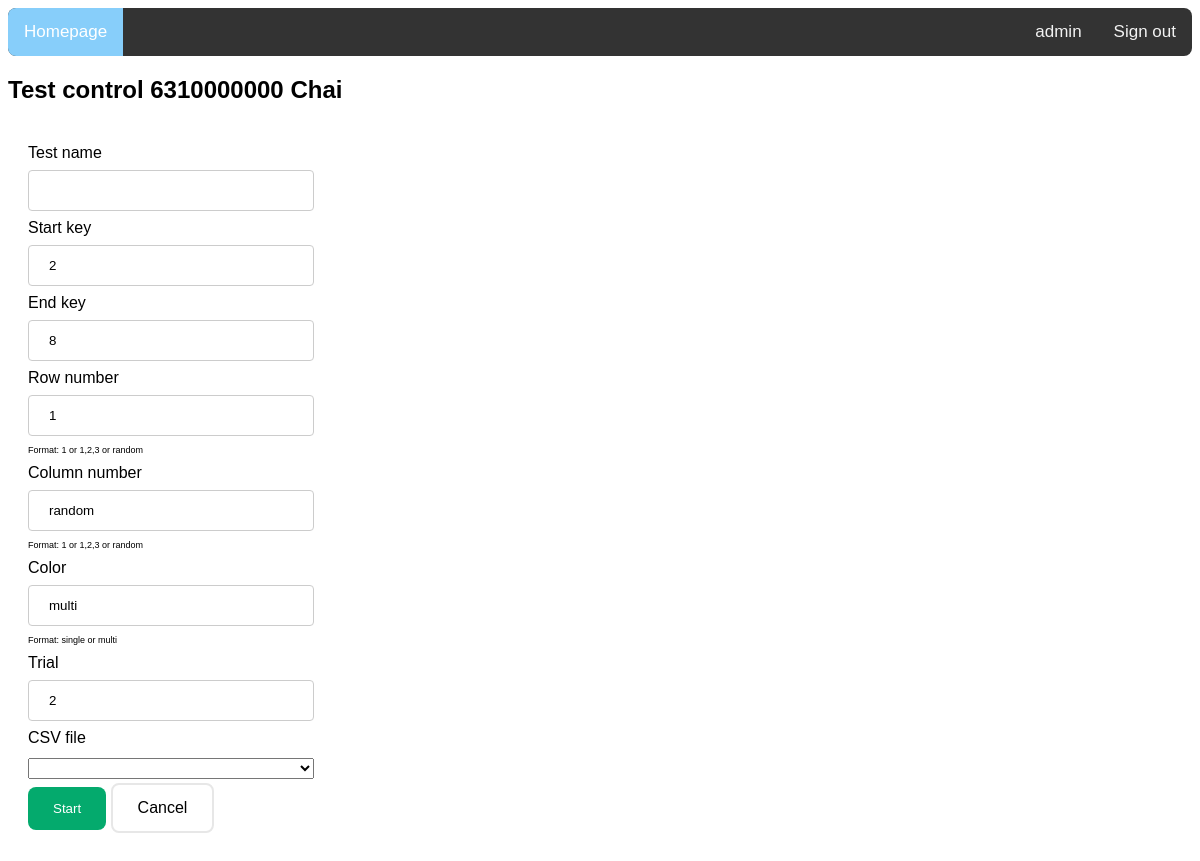
/test_control/6310000000 (signed in), run on an earlier commit of the app's database.
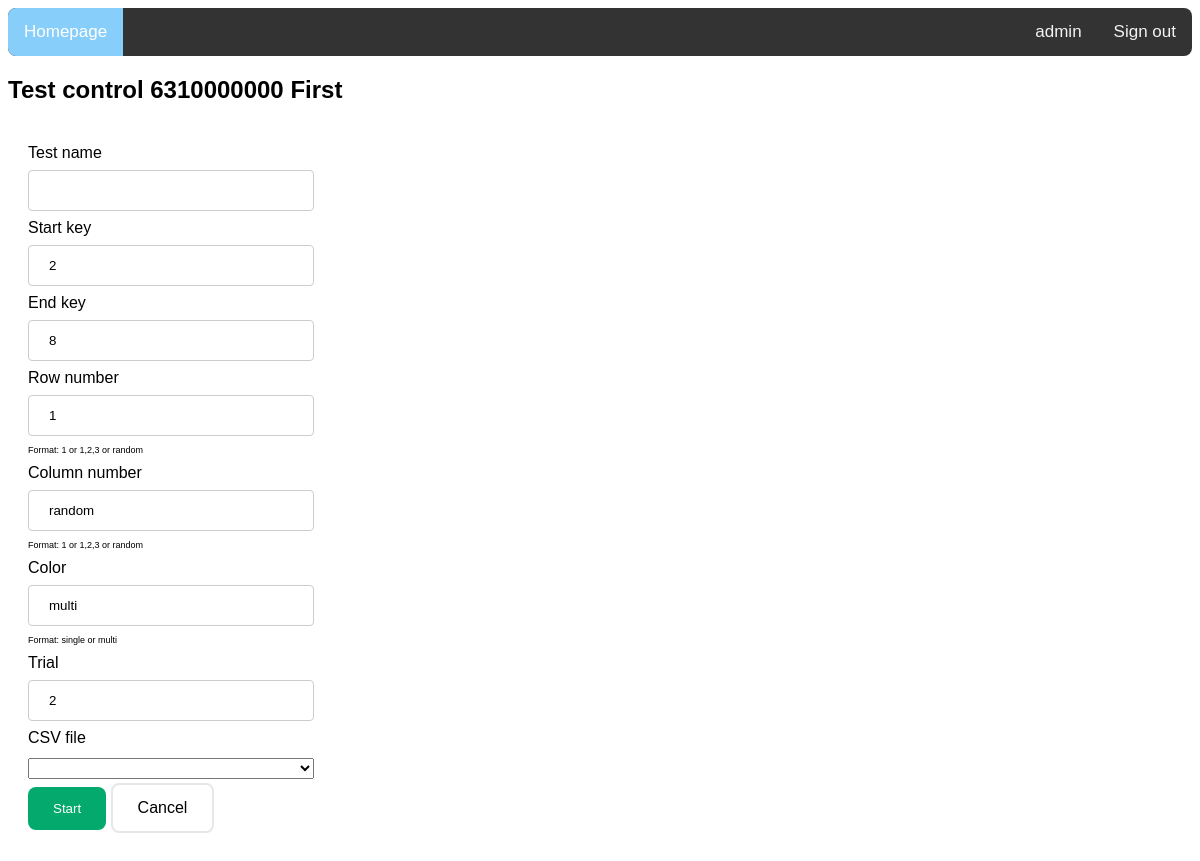
And on a later commit of the database.
### myapp/models.py (models this page shows, shortened)
class Person(models.Model):
    student_id = models.CharField(max_length=20, primary_key=True)
    name = models.CharField(max_length=100)
    surname = models.CharField(max_length=100)
    student_type = models.CharField(max_length=100, blank=True, null=True)
    date = models.DateField(auto_now_add=True)

### myapp/views.py (the view)
# urls.py: path('test_control/<student_id>', views.custom_test_control),
@login_required(login_url="/sign-in")
def custom_test_control(request, student_id):
    if request.method == "POST":
        person = Person.objects.get(student_id=student_id)
        tc = TestControl()
        tc.student_id = person
        tc.test_name = request.POST["test_name"]
        tc.start_number_of_keys = request.POST["start_key"]
        tc.end_number_of_keys = request.POST["end_key"]
        tc.row_number = request.POST["row"]
        tc.column_number = request.POST["column"]
        tc.color = request.POST["color"]
        tc.trials = request.POST["trial"]
        tc.csv_name = request.POST["file"]
        if tc.csv_name == "random":
            tc.csv_random_number = int(request.POST["random_number"])
            files = CSVFile.objects.all()
            file_list = [] # add file path to list
            for file in files:
                file_list.append(file.file.name)
            len_file_list = len(file_list) # for check random number
            if tc.csv_random_number > len_file_list:
                messages.info(request,'There are only ' + str(len_file_list) + ' CSV files')
                return render(request, "test_control.html", {"person":person, 'files':files})
            file_random = []
            for num in range(0, tc.csv_random_number):
                file_name_random = random.choice(file_list)
                file_random.append(file_name_random)
                file_list.remove(file_name_random)
            data_list = [tc.start_number_of_keys, tc.end_number_of_keys, tc.row_number, tc.column_number, tc.color, tc.trials, file_random]
        else:
            data_list = [tc.start_number_of_keys, tc.end_number_of_keys, tc.row_number, tc.column_number, tc.color, tc.trials, [tc.csv_name]]
        tc.save()
        import os
        from django.conf import settings
        BASE_DIR = settings.BASE_DIR
        show_path = os.path.join(BASE_DIR, '..','show.py')
        python_path = os.path.join(BASE_DIR, '..','.venv', 'Scripts', 'python.exe')
        data_to_send = json.dumps(data_list)
        result = subprocess.run([python_path, "-u", show_path], input=data_to_send, capture_output=True, text=True)
        output_from_show_py = result.stdout
        print(output_from_show_py)
        output_json = json.loads(output_from_show_py)
        len_output = len(output_json)
        if tc.csv_name == "-":
            for i in range(0, len_output):
                len_output_i = len(output_json[i])
                for j in range(0, len_output_i): # ถ้าผิดก่อนครบ trial ต้อง???
                    tr = TestResult()
                    tr.test_id= tc
                    tr.number_of_keys = int(output_json[i][j][0])
                    tr.pattern = output_json[i][j][1]
                    tr.trials = int(output_json[i][j][2])
                    tr.time_per_button = output_json[i][j][3]
                    tr.time_use = float(output_json[i][j][4])
                    tr.status = output_json[i][j][5]
                    tr.save()
        else:
            for i in range(0, len_output):
                len_output_i = len(output_json[i])
                for j in range(0, len_output_i):
                    tr = TestResult()
                    tr.test_id= tc
                    tr.number_of_keys = int(output_json[i][j][0])
                    tr.pattern = output_json[i][j][1]
                    tr.trials = int(output_json[i][j][2])
                    tr.time_per_button = output_json[i][j][3]
                    tr.time_use = float(output_json[i][j][4])
                    tr.status = output_json[i][j][5]
                    tr.csv_name = output_json[i][j][6]
                    tr.save()
        messages.success(request,"Successfully controled, test: " + str(tc.test_name))
        files = CSVFile.objects.all()
        return render(request, "test_control.html", {"person":person, 'files':files})
    else:
        person = Person.objects.get(student_id=student_id)
        files = CSVFile.objects.all()
        return render(request, "test_control.html", {"person":person, 'files':files})

### myapp/templates/test_control.html (shortened to what this page needs)
{% extends "base.html" %}
{% block content %}
    <h2>Test control {{person.student_id}} {{person.name}}</h2>
    <div class="container">
        <form method="post">
            <label for="test_name">Test name</label>
            <input type="text" name="test_name" class="name" required>
            <label for="start_key">Start key</label>
            <input type="number" name="start_key" class="student_id" value="2">
            <label for="end_key">End key</label>
            <input type="number" name="end_key" class="student_id" value="8">
            <label for="row">Row number</label>
            <input type="text" name="row" class="name" value="1">
            <p style="font-size: xx-small;">Format: 1 or 1,2,3 or random</p>
            <label for="column">Column number</label>
            <input type="text" name="column" class="name" value="random">
            <p style="font-size: xx-small;">Format: 1 or 1,2,3 or random</p>
            <label for="color">Color</label>
            <input type="text" name="color" class="name" value="multi">
            <p style="font-size: xx-small;">Format: single or multi</p>
            <label for="trial">Trial</label>
            <input type="number" name="trial" class="student_id" value="2">
            <label for="csv">CSV file</label>
            <div>
                <select name="file" id="filename" onchange="showRandomNumberInput()" style="margin-top: 1%;">
                    <option value="-"></option>
                    <option value="random">Random</option>
                </select>
            </div>
            <input type="submit" value="Start" class="savebtn">
            <a href="/" class="cancelbtn">Cancel</a>
        </form>
    </div>
{% endblock %}

### myapp/templates/base.html (shortened to what this page needs)
{% load static %}
<!DOCTYPE html>
<html lang="en">
<head>
    <link rel="stylesheet" href="{% static 'css/styles.css' %}">
</head>
<body>
    <div class="topnav">
        {% if user.is_authenticated %}
          <a class="active" href="/">Homepage</a>
          <a style="float: right;" href="{% url 'sign-out' %}">Sign out</a>
          <a style="float: right;">{{ user.username }}</a>
        {% else %}
          <a class="active" href="/">Homepage</a>
          <a style="float: right;" href="sign-in">Sign in</a>
        {% endif %}
    </div>
        {% block content %}
        {% endblock %}
</body>
</html>

### myapp/static/css/styles.css (style rules this page uses)
.topnav { background-color: #333; overflow: hidden; border-radius: 8px; position: sticky; top: 0; }
.topnav a { float: left; color: #f2f2f2; text-align: center; padding: 14px 16px; text-decoration: none; font-size: 17px; }
.topnav a.active { background-color: #87CEFA; color: white; }
body { font-family: Arial; }
input[type=number].student_id, input[type=text].name, input[type=text].surname { width: 25%; padding: 12px 20px; margin: 8px 0; display: block; border: 1px solid #ccc; border-radius: 4px; box-sizing: border-box; }
input[type=submit].savebtn { background-color: #04AA6D; color: white; margin: 8px 0; border: none; border-radius: 4px; cursor: pointer; border-radius: 8px; padding: 14px 25px; text-align: center; text-decoration: none; display: inline-block; }
div.container { border-radius: 5px; padding: 20px; }
a.cancelbtn:link, a.cancelbtn:visited { background-color: transparent; color: black; border: 2px solid #e7e7e7; border-radius: 8px; padding: 14px 25px; text-align: center; text-decoration: none; display: inline-block; transition-duration: 0.4s; }
select#filename, select#std_type { width: 25%; font-size: medium; }
option { width: 25%; }

What changed in the data, as far as the page shows it:
changed Person id 6310000000: name "Chai" → "First"
